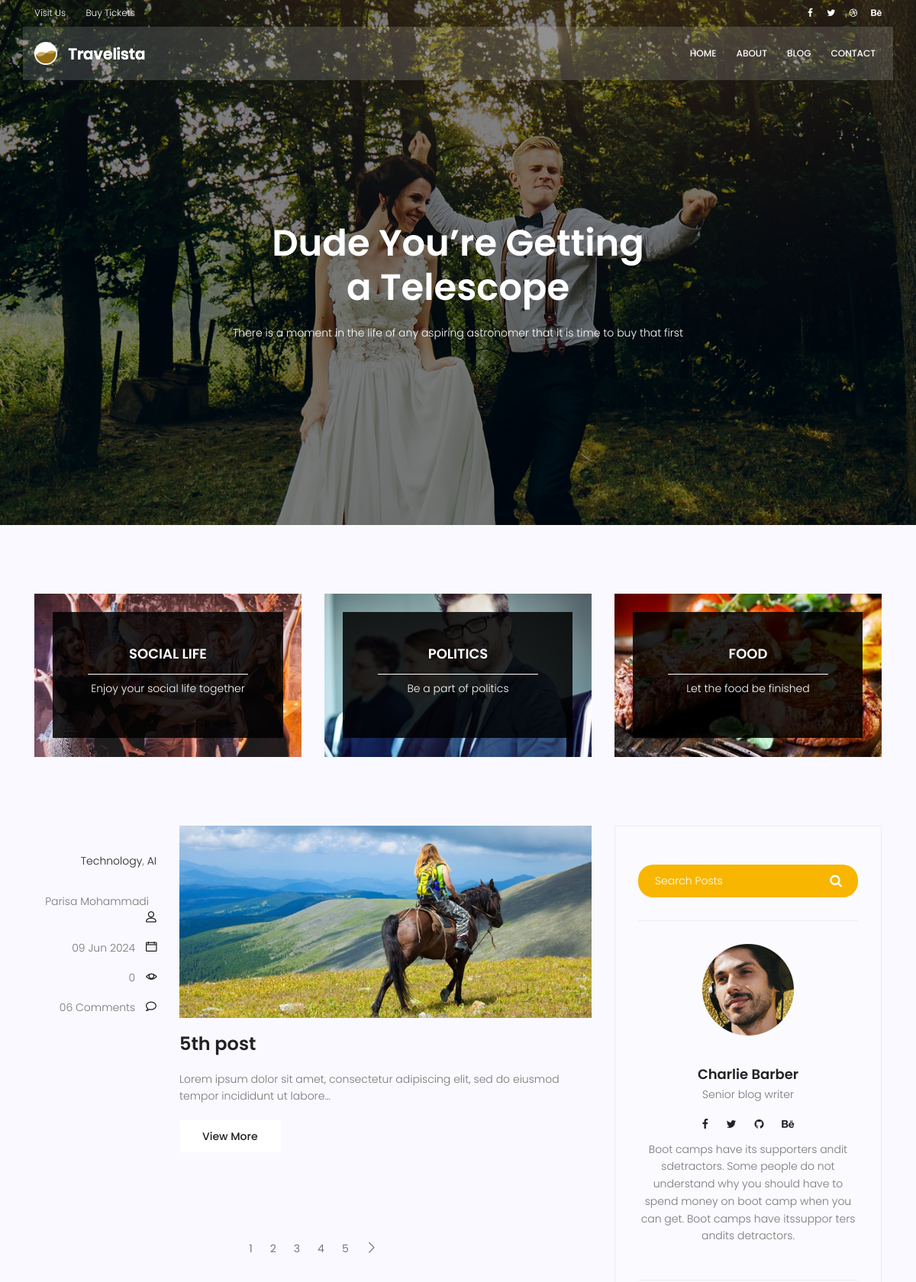
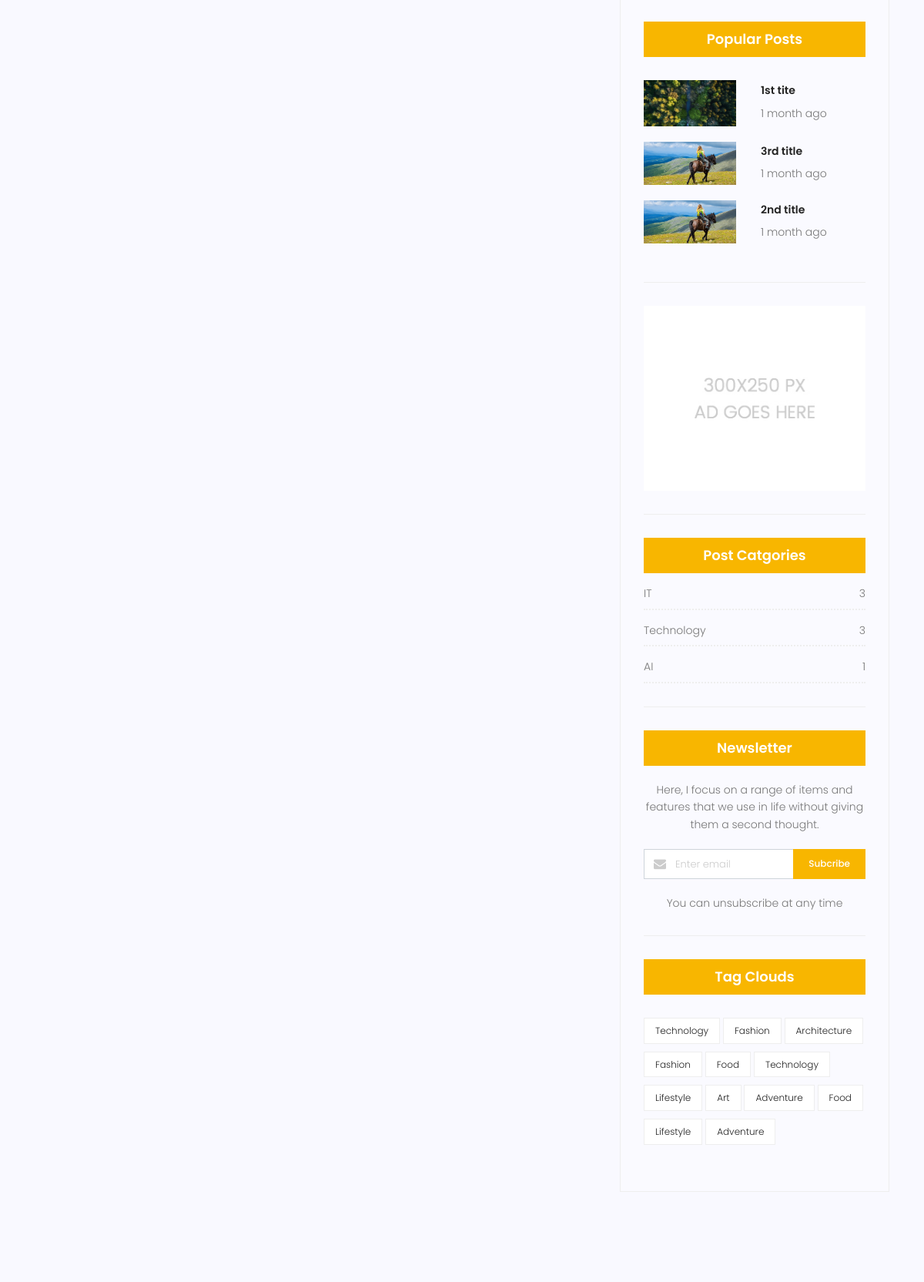
Screenshot of /blog/ (upper part) with the database file from the repository (2 pictures, top to bottom).
### blog/models.py (models this page shows, shortened)
class Category(models.Model):
    name = models.CharField(max_length=256)
    def __str__(self):
        return self.name

class Post(models.Model):
    author = models.ForeignKey(User, on_delete=models.SET_NULL, null=True)
    title = models.CharField(max_length=250)
    content = models.TextField(max_length=1000)
    image = models.ImageField(upload_to='blog/', default='blog/default.jpg')
    category = models.ManyToManyField(Category)
    counted_view = models.IntegerField(default=0)
    status = models.BooleanField(default=True)
    published_date = models.DateTimeField(null=True)
    created_date = models.DateTimeField(auto_now_add=True)
    updated_date = models.DateTimeField(auto_now=True)
    class Meta:
        ordering = ['-created_date']
    """

    you can do this function in sitemaps.py as get_absolute_url(). Just dont forget to import reverse

    """
    def get_absolute_url(self):
        return reverse('blog:single', kwargs={'pid': self.id})

### blog/views.py (the view)
# urls.py: path('', blog_view, name='index'),
def blog_view(request, **kwargs):
    posts = Post.objects.filter(status=1)
    if kwargs.get('cat_name') != None:
        posts = posts.filter(category__name=kwargs['cat_name'])
    if kwargs.get('author_username') != None:
        posts = posts.filter(author__username=kwargs['author_username'])
    posts = Paginator(posts, 1)
    page_number = request.GET.get('page')
    try:
        posts = posts.get_page(page_number)
    except PageNotAnInteger:
        posts = posts.get_page(1)
    except EmptyPage:
        posts = posts.get_page(1)
    context = {'posts': posts}
    return render(request, 'blog/blog-home.html', context)

### blog/templatetags/blog_tags.py (called while the page is built)
@register.inclusion_tag('blog/blog-popular-post.html')
def latestpost(arg=3):
    posts = Post.objects.filter(status=1).order_by('published_date')[:arg]
    return {'posts': posts}

@register.inclusion_tag('blog/blog-post-categories.html')
def postcategories():
    posts = Post.objects.filter(status=1)
    categories = Category.objects.all()
    cat_dict = {}
    for name in categories:
        cat_dict[name] = posts.filter(category=name).count()
    return {'categories': cat_dict}

### templates/blog/blog-home.html
{% extends 'base.html' %}
{% load static %}
{% load blog_tags %}
{% block content %}
<section class="banner-area relative blog-home-banner" id="home">
    <div class="overlay overlay-bg"></div>
    <div class="container">
        <div class="row d-flex align-items-center justify-content-center">
            <div class="about-content blog-header-content col-lg-12">
                <h1 class="text-white">
                    Dude You’re Getting
                    a Telescope
                </h1>
                <p class="text-white">
                    There is a moment in the life of any aspiring astronomer that it is time to buy that first
                </p>
            </div>
        </div>
    </div>
</section>
<section class="top-category-widget-area pt-90 pb-90 ">
    <div class="container">
        <div class="row">
            <div class="col-lg-4">
                <div class="single-cat-widget">
                    <div class="content relative">
                        <div class="overlay overlay-bg"></div>
                        <a href="#" target="_blank">
                            <div class="thumb">
                                <img class="content-image img-fluid d-block mx-auto"
                                     src="{% static 'img/blog/cat-widget1.jpg' %}" alt="">
                            </div>
                            <div class="content-details">
                                <h4 class="content-title mx-auto text-uppercase">Social life</h4>
                                <span></span>
                                <p>Enjoy your social life together</p>
                            </div>
                        </a>
                    </div>
                </div>
            </div>
            <div class="col-lg-4">
                <div class="single-cat-widget">
                    <div class="content relative">
                        <div class="overlay overlay-bg"></div>
                        <a href="#" target="_blank">
                            <div class="thumb">
                                <img class="content-image img-fluid d-block mx-auto"
                                     src="{% static 'img/blog/cat-widget2.jpg' %}" alt="">
                            </div>
                            <div class="content-details">
                                <h4 class="content-title mx-auto text-uppercase">Politics</h4>
                                <span></span>
                                <p>Be a part of politics</p>
                            </div>
                        </a>
                    </div>
                </div>
            </div>
            <div class="col-lg-4">
                <div class="single-cat-widget">
                    <div class="content relative">
                        <div class="overlay overlay-bg"></div>
                        <a href="#" target="_blank">
                            <div class="thumb">
                                <img class="content-image img-fluid d-block mx-auto"
                                     src="{% static 'img/blog/cat-widget3.jpg' %}" alt="">
                            </div>
                            <div class="content-details">
                                <h4 class="content-title mx-auto text-uppercase">Food</h4>
                                <span></span>
                                <p>Let the food be finished</p>
                            </div>
                        </a>
                    </div>
                </div>
            </div>
        </div>
    </div>
</section>
<section class="post-content-area">
    <div class="container">
        <div class="row">
            <div class="col-lg-8 posts-list">
                <div class="single-post row">
                    {% for post in posts %}
                    <div class="col-lg-3  col-md-3 meta-details">
                        <ul class="tags">
                            {% for cat in post.category.all %}
                            <li><a href="{% url 'blog:category' cat_name=cat.name %}">{{cat.name}}</a>{% if not forloop.last %},{% endif %}</li>
                            {% endfor %}
                        </ul>
                        <div class="user-details row">
                            <p class="user-name col-lg-12 col-md-12 col-6"><a href="{% url 'blog:author' author_username=post.author.username %}">{{post.author.get_full_name}}</a>
                                <span
                                        class="lnr lnr-user"></span></p>
                            <p class="date col-lg-12 col-md-12 col-6"><a href="#">{{post.published_date|date:"d M Y"}}</a> <span
                                    class="lnr lnr-calendar-full"></span></p>
                            <p class="view col-lg-12 col-md-12 col-6"><a href="#">{{post.counted_view}}</a> <span
                                    class="lnr lnr-eye"></span></p>
                            <p class="comments col-lg-12 col-md-12 col-6"><a href="#">06 Comments</a> <span
                                    class="lnr lnr-bubble"></span></p>
                        </div>
                    </div>
                    <div class="col-lg-9 col-md-9 ">
                        <div class="feature-img">
                            <img class="img-fluid" src="{{post.image.url}}" alt="">
                        </div>
                        <a class="posts-title" href="{% url 'blog:single' pid=post.id %}"><h3>{{post.title}}</h3></a>
                        <p class="excert">
                            {{post.content|truncatechars:100}}
                        </p>
                        <a href="/blog/{{post.id}}" class="primary-btn">View More</a>
                    </div>
                    {% endfor %}
                </div>
                {% include 'blog/blog-pagination.html' %}
            </div>
            <div class="col-lg-4 sidebar-widgets">
                <div class="widget-wrap">
                    {% include 'blog/blog-search.html' %}
                    {% include 'blog/blog-writer.html' %}
                    {% latestpost %}
                    <div class="single-sidebar-widget ads-widget">
                        <a href="#"><img class="img-fluid" src="{% static 'img/blog/ads-banner.jpg' %}" alt=""></a>
                    </div>
                    {% postcategories %}
                    <div class="single-sidebar-widget newsletter-widget">
                        <h4 class="newsletter-title">Newsletter</h4>
                        <p>
                            Here, I focus on a range of items and features that we use in life without
                            giving them a second thought.
                        </p>
                        <div class="form-group d-flex flex-row">
                            <div class="col-autos">
                                <div class="input-group">
                                    <div class="input-group-prepend">
                                        <div class="input-group-text"><i class="fa fa-envelope" aria-hidden="true"></i>
                                        </div>
                                    </div>
                                    <input type="text" class="form-control" id="inlineFormInputGroup"
                                           placeholder="Enter email" onfocus="this.placeholder = ''"
                                           onblur="this.placeholder = 'Enter email'">
                                </div>
                            </div>
                            <a href="#" class="bbtns">Subcribe</a>
                        </div>
                        <p class="text-bottom">
                            You can unsubscribe at any time
                        </p>
                    </div>
                    <div class="single-sidebar-widget tag-cloud-widget">
                        <h4 class="tagcloud-title">Tag Clouds</h4>
                        <ul>
                            <li><a href="#">Technology</a></li>
                            <li><a href="#">Fashion</a></li>
                            <li><a href="#">Architecture</a></li>
                            <li><a href="#">Fashion</a></li>
                            <li><a href="#">Food</a></li>
                            <li><a href="#">Technology</a></li>
                            <li><a href="#">Lifestyle</a></li>
                            <li><a href="#">Art</a></li>
                            <li><a href="#">Adventure</a></li>
                            <li><a href="#">Food</a></li>
                            <li><a href="#">Lifestyle</a></li>
                            <li><a href="#">Adventure</a></li>
                        </ul>
                    </div>
                </div>
            </div>
        </div>
    </div>
</section>
{% endblock %}

### templates/base.html (shortened to what this page needs)
{% load static %}
<!DOCTYPE html>
<html lang="zxx" class="no-js">
<head>
    <link rel="stylesheet" href="{% static 'css/linearicons.css' %}">
    <link rel="stylesheet" href="{% static 'css/font-awesome.min.css' %}">
    <link rel="stylesheet" href="{% static 'css/bootstrap.css' %}">
    <link rel="stylesheet" href="{% static 'css/magnific-popup.css' %}">
    <link rel="stylesheet" href="{% static 'css/jquery-ui.css' %}">
    <link rel="stylesheet" href="{% static 'css/nice-select.css' %}">
    <link rel="stylesheet" href="{% static 'css/animate.min.css' %}">
    <link rel="stylesheet" href="{% static 'css/owl.carousel.css' %}">
    <link rel="stylesheet" href="{% static 'css/main.css' %}">
</head>
<body>
<header id="header">
    <div class="header-top">
        <div class="container">
            <div class="row align-items-center">
                <div class="col-lg-6 col-sm-6 col-6 header-top-left">
                    <ul>
                        <li><a href="#">Visit Us</a></li>
                        <li><a href="#">Buy Tickets</a></li>
                    </ul>
                </div>
                <div class="col-lg-6 col-sm-6 col-6 header-top-right">
                    <div class="header-social">
                        <a href="#"><i class="fa fa-facebook"></i></a>
                        <a href="#"><i class="fa fa-twitter"></i></a>
                        <a href="#"><i class="fa fa-dribbble"></i></a>
                        <a href="#"><i class="fa fa-behance"></i></a>
                    </div>
                </div>
            </div>
        </div>
    </div>
    <div class="container main-menu">
        <div class="row align-items-center justify-content-between d-flex">
            <div id="logo">
                <a href="index.html"><img src="{% static 'img/logo.png' %}" alt="" title=""/></a>
            </div>
            <nav id="nav-menu-container">
                <ul class="nav-menu">
                    <li><a href="{% url 'website:index' %}">Home</a></li>
                    <li><a href="{% url 'website:about' %}">About</a></li>
                    <li><a href="{% url 'blog:index' %}">Blog</a></li>
                    <li><a href="{% url 'website:contact' %}">Contact</a></li>
                </ul>
            </nav>
        </div>
    </div>
</header>
{% block content %}
{% endblock %}
</body>
</html>

### templates/blog/blog-pagination.html (shortened to what this page needs)
<nav class="blog-pagination justify-content-center d-flex">
    <div class="pagination">
        <ul class="pagination">
            {% for i in posts.paginator.page_range %}
            <li class="page-item">
                <a href="?page={{i}}" class="page-link">{{i}}</a>
            </li>
            {% endfor %}
            {% if posts.has_next %}
            <li class="page-item">
                <a href="?page={{ posts.next_page_number }}" class="page-link" aria-label="Next">
                    <span aria-hidden="true">
                        <span class="lnr lnr-chevron-right"></span>
                    </span>
                </a>
            </li>
            {% endif %}
        </ul>
    </div>
</nav>

### templates/blog/blog-search.html
{% load static %}
<div class="single-sidebar-widget search-widget">
    <form class="search-form" action="{% url 'blog:search' %}" mathod="get">
        <input placeholder="Search Posts" name="s" type="text" onfocus="this.placeholder = ''"
               onblur="this.placeholder = 'Search Posts'">
        <button type="submit"><i class="fa fa-search"></i></button>
    </form>
</div>

### templates/blog/blog-writer.html
{% load static %}
<div class="single-sidebar-widget user-info-widget">
    <img src="{% static 'img/blog/user-info.png' %}" alt="">
    <a href="#"><h4>Charlie Barber</h4></a>
    <p>
        Senior blog writer
    </p>
    <ul class="social-links">
        <li><a href="#"><i class="fa fa-facebook"></i></a></li>
        <li><a href="#"><i class="fa fa-twitter"></i></a></li>
        <li><a href="#"><i class="fa fa-github"></i></a></li>
        <li><a href="#"><i class="fa fa-behance"></i></a></li>
    </ul>
    <p>
        Boot camps have its supporters andit sdetractors. Some people do not understand why you
        should have to spend money on boot camp when you can get. Boot camps have itssuppor ters
        andits detractors.
    </p>
</div>

### templates/blog/blog-popular-post.html (shortened to what this page needs)
{% load static %}
{% load humanize %}
<div class="single-sidebar-widget popular-post-widget">
    <h4 class="popular-title">Popular Posts</h4>
    <div class="popular-post-list">
        {% for post in posts %}
        <div class="single-post-list d-flex flex-row align-items-center">
            <div class="thumb">
                <img class="img-fluid-side" src={{post.image.url}} alt="">
            </div>
            <div class="details">
                <a href="{% url 'blog:single' pid=post.id %}"><h6>{{post.title}}</h6></a>
                <p>{{post.published_date|naturaltime}}</p>
            </div>
        </div>
        {% endfor %}
    </div>
</div>

### templates/blog/blog-post-categories.html
{% load static %}
{% load blog_tags %}
<div class="single-sidebar-widget post-category-widget">
    <h4 class="category-title">Post Catgories</h4>
    <ul class="cat-list">
        {% for name,count in categories.items %}
        <li>
            <a href="{% url 'blog:category' cat_name=name %}" class="d-flex justify-content-between">
                <p>{{name}}</p>
                <p>{{count}}</p>
            </a>
        </li>
        {% endfor %}
    </ul>
</div>

### rows the page displays
Post: author.get_full_name "Parisa Mohammadi", published_date "09 Jun 2024", counted_view "0", image (placeholder picture), title "5th post", content "Lorem ipsum dolor sit amet, consectetur adipiscing elit, sed do eiusmod tempor incididunt ut labore…"
Category: name "Technology", count "3"
Category: name "AI", count "1"
Post: image (picture), title "1st tite", published_date "1 month ago"
Post: image (placeholder picture), title "3rd title", published_date "1 month ago"
Post: image (placeholder picture), title "2nd title", published_date "1 month ago"
Category: name "IT", count "3"

### other values shown
{{ i }} "1" "2" "3" "4" "5"
